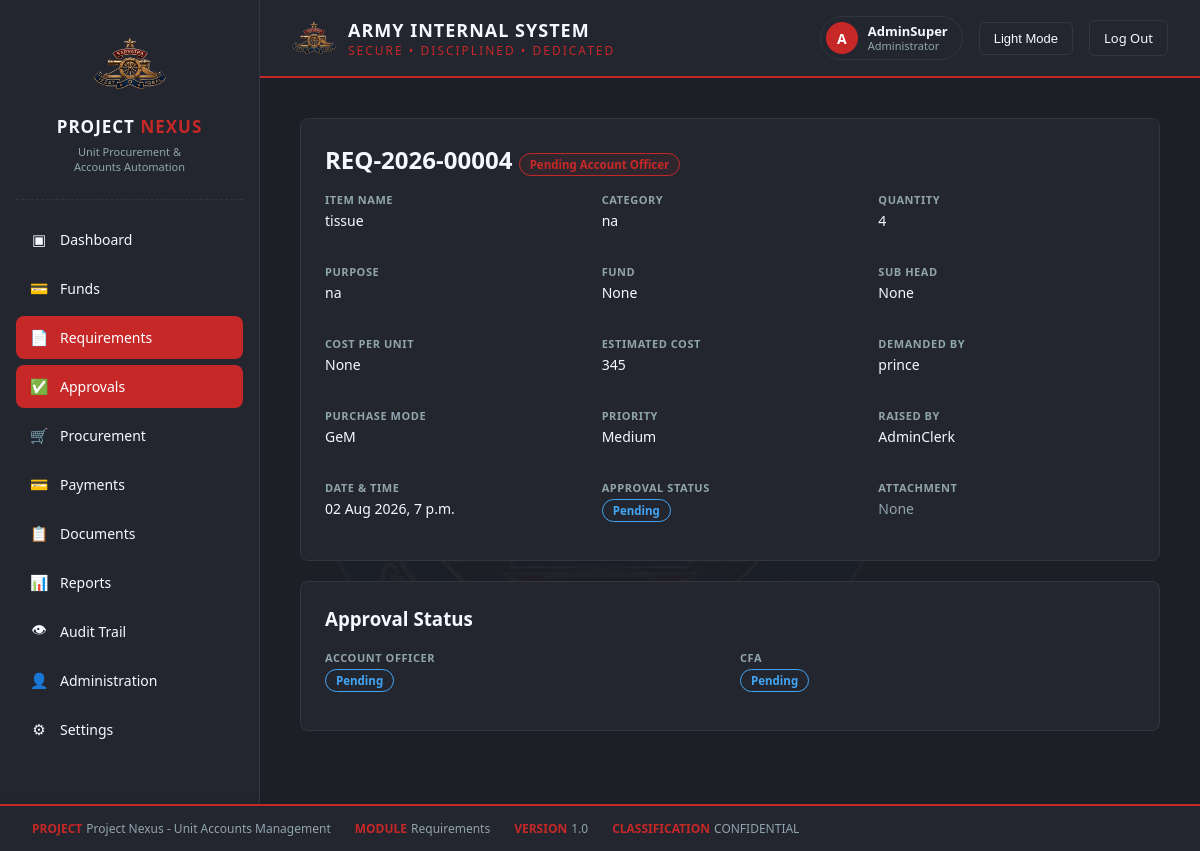
Before: /requirements/4/ (signed in) with the older database file.
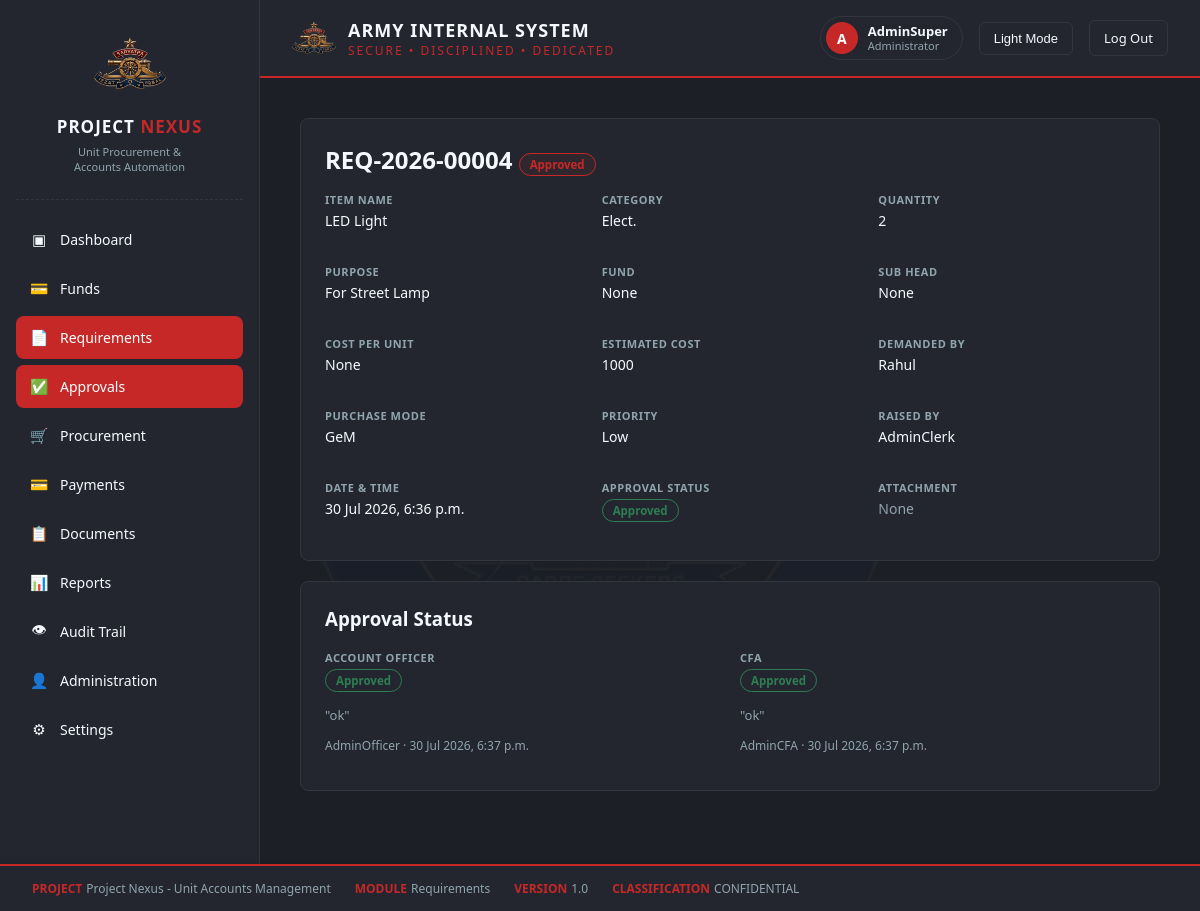
After: the same page with the newer database file.
### requirements_mgmt/models.py (models this page shows, shortened)
class Requirement(models.Model):
    WORKFLOW_CHOICES = [
        ("DRAFT", "Draft"),
        ("PENDING_AO", "Pending Account Officer"),
        ("AO_DENIED", "Returned by Account Officer"),
        ("PENDING_CFA", "Pending CFA"),
        ("CFA_DENIED", "Returned by CFA"),
        ("APPROVED", "Approved"),
    ]
    DECISION_CHOICES = [
        ("PENDING", "Pending"),
        ("APPROVED", "Approved"),
        ("DENIED", "Denied"),
    ]
    PURCHASE_MODE_CHOICES = [
        ("GEM", "GeM"),
        ("LOCAL", "Local"),
    ]
    PRIORITY_CHOICES = [
        ("LOW", "Low"),
        ("MEDIUM", "Medium"),
        ("HIGH", "High"),
    ]
    requirement_id = models.CharField(max_length=30, unique=True, editable=False)
    item_name = models.CharField(max_length=250)
    category = models.CharField(max_length=250)
    quantity = models.PositiveIntegerField()
    purpose = models.CharField(max_length=250)
    estimated_cost = models.CharField(max_length=250)
    cost_per_unit = models.CharField(max_length=250, blank=True, null=True)
    demanded_by = models.CharField(max_length=250, help_text="Who this item is being demanded for")
    fund_head = models.ForeignKey(
        "masterdata.FundHead",
        on_delete=models.PROTECT,
        related_name="requirements",
        null=True,
        blank=True,
    )
    sub_head = models.ForeignKey(
        "masterdata.SubHead",
        on_delete=models.PROTECT,
        related_name="requirements",
        null=True,
        blank=True,
    )
    purchase_mode = models.CharField(max_length=10, choices=PURCHASE_MODE_CHOICES)
    priority = models.CharField(max_length=10, choices=PRIORITY_CHOICES, default="MEDIUM")
    attachment = models.FileField(
        upload_to="requirement_attachments/%Y/%m/",
        blank=True,
        null=True,
        validators=[validate_attachment_size],
    )
    raised_by = models.ForeignKey(
        "authentication.User", on_delete=models.PROTECT, related_name="requirements_raised"
    )
    created_at = models.DateTimeField(auto_now_add=True)
    updated_at = models.DateTimeField(auto_now=True)
    workflow_status = models.CharField(max_length=20, choices=WORKFLOW_CHOICES, default="DRAFT")
    ao_status = models.CharField(max_length=10, choices=DECISION_CHOICES, default="PENDING")
    ao_remarks = models.TextField(blank=True, null=True)
    ao_acted_by = models.ForeignKey(
        "authentication.User", on_delete=models.SET_NULL, null=True, blank=True,
        related_name="requirements_ao_reviewed",
    )
    ao_acted_at = models.DateTimeField(null=True, blank=True)
    cfa_status = models.CharField(max_length=10, choices=DECISION_CHOICES, default="PENDING")
    cfa_remarks = models.TextField(blank=True, null=True)
    cfa_acted_by = models.ForeignKey(
        "authentication.User", on_delete=models.SET_NULL, null=True, blank=True,
        related_name="requirements_cfa_reviewed",
    )
    cfa_acted_at = models.DateTimeField(null=True, blank=True)
    class Meta:
        db_table = "req_requirements"
        ordering = ["-created_at"]
        verbose_name = "Requirement"
        verbose_name_plural = "Requirements"
    @property
    def is_editable(self):
        return self.workflow_status in ("DRAFT", "AO_DENIED", "CFA_DENIED")
    @property
    def simple_approval_status(self):
        if self.workflow_status == "APPROVED":
            return "Approved"
        if self.workflow_status in ("AO_DENIED", "CFA_DENIED"):
            return "Declined"
        return "Pending"

### authentication/models.py (models this page shows)
class User(AbstractUser):
    ROLE_CHOICES = [
        ('HEAD_CLERK', 'Head Clerk'),
        ('ACCOUNTS_CLERK', 'Accounts Clerk'),
        ('ACCOUNTS_JCO', 'Accounts JCO'),
        ('ACCOUNTS_OFFICER', 'Accounts Officer'),
        ('CFA', 'Competent Financial Authority (CFA)'),
        ('ADMINISTRATOR', 'Administrator'),
    ]
    STATUS_CHOICES = [
        ('ACTIVE', 'Active'),
        ('SUSPENDED', 'Suspended'),
        ('INACTIVE', 'Inactive'),
    ]
    id = models.UUIDField(primary_key=True, default=uuid.uuid4, editable=False)
    role = models.CharField(max_length=30, choices=ROLE_CHOICES, default='ACCOUNTS_CLERK')
    status = models.CharField(max_length=20, choices=STATUS_CHOICES, default='ACTIVE')
    class Meta:
        db_table = 'uams_users'

### requirements_mgmt/views.py (the view, shortened to what this page needs)
# urls.py: path('<int:pk>/', views.requirement_detail, name='requirement_detail'),
@login_required
def requirement_detail(request, pk):
    requirement = get_object_or_404(Requirement, pk=pk)
    role = request.user.role
    ao_form = None
    cfa_form = None
    can_act_as_ao = role == "ACCOUNTS_OFFICER" and requirement.workflow_status == "PENDING_AO"
    can_act_as_cfa = role == "CFA" and requirement.workflow_status == "PENDING_CFA"
    if ao_form is None and can_act_as_ao:
        ao_form = AODecisionForm(initial={"ao_status": "PENDING"})
    if cfa_form is None and can_act_as_cfa:
        cfa_form = CFADecisionForm(initial={"cfa_status": "PENDING"})
    return render(request, "requirements_mgmt/requirement_detail.html", {
        "requirement": requirement,
        "role": role,
        "active_nav": "requirements",
        "ao_form": ao_form,
        "cfa_form": cfa_form,
        "can_edit": requirement.is_editable and requirement.raised_by == request.user,
        "can_submit": requirement.is_editable and requirement.raised_by == request.user,
    })

### templates/requirements_mgmt/requirement_detail.html (shortened to what the changed rows need)
{% load static %}
<!DOCTYPE html>
<html lang="en">
<head>
  <link rel="stylesheet" href="{% static 'css/style.css' %}">
  <link rel="stylesheet" href="{% static 'css/requirement_form.css' %}">
</head>
<body>
<div class="app-layout">
  {% include 'partials/sidebar.html' with active_nav='requirements' %}
  <div class="main-content">
 {% include 'partials/header.html' with active_nav='requirements' %}
    <div class="dashboard-shell">
      <div class="card">
        <div class="rf-card-head">
          <h2 style="margin:0;">{{ requirement.requirement_id }} <span class="badge badge-workflow">{{ requirement.get_workflow_status_display }}</span></h2>
        </div>
        <div class="rf-grid-3" style="margin-top:16px;">
          <div><span class="rf-label">Item Name</span><p>{{ requirement.item_name }}</p></div>
          <div><span class="rf-label">Category</span><p>{{ requirement.category }}</p></div>
          <div><span class="rf-label">Quantity</span><p>{{ requirement.quantity }}</p></div>
          <div><span class="rf-label">Purpose</span><p>{{ requirement.purpose }}</p></div>
          <div><span class="rf-label">Fund</span><p>{{ requirement.fund_head }}</p></div>
          <div><span class="rf-label">Sub Head</span><p>{{ requirement.sub_head }}</p></div>
          <div><span class="rf-label">Cost Per Unit</span><p>{{ requirement.cost_per_unit }}</p></div>
          <div><span class="rf-label">Estimated Cost</span><p>{{ requirement.estimated_cost }}</p></div>
          <div><span class="rf-label">Demanded By</span><p>{{ requirement.demanded_by }}</p></div>
          <div><span class="rf-label">Purchase Mode</span><p>{{ requirement.get_purchase_mode_display }}</p></div>
          <div><span class="rf-label">Priority</span><p>{{ requirement.get_priority_display }}</p></div>
          <div><span class="rf-label">Raised By</span><p>{{ requirement.raised_by.username }}</p></div>
          <div><span class="rf-label">Date &amp; Time</span><p>{{ requirement.created_at|date:"d M Y, P" }}</p></div>
          <div><span class="rf-label">Approval Status</span><p><span class="badge badge-{{ requirement.simple_approval_status|lower }}">{{ requirement.simple_approval_status }}</span></p></div>
        </div>
      </div>
      <div class="card">
        <div class="rf-grid-2">
          <div>
            <span class="rf-label">Account Officer</span>
            <p><span class="badge badge-{{ requirement.ao_status|lower }}">{{ requirement.get_ao_status_display }}</span></p>
            {% if requirement.ao_remarks %}<p style="color:var(--text-secondary); font-size:13px;">"{{ requirement.ao_remarks }}"</p>{% endif %}
            {% if requirement.ao_acted_at %}<p style="color:var(--text-secondary); font-size:12px;">{{ requirement.ao_acted_by.username }} &middot; {{ requirement.ao_acted_at|date:"d M Y, P" }}</p>{% endif %}
          </div>
          <div>
            <span class="rf-label">CFA</span>
            <p><span class="badge badge-{{ requirement.cfa_status|lower }}">{{ requirement.get_cfa_status_display }}</span></p>
            {% if requirement.cfa_remarks %}<p style="color:var(--text-secondary); font-size:13px;">"{{ requirement.cfa_remarks }}"</p>{% endif %}
            {% if requirement.cfa_acted_at %}<p style="color:var(--text-secondary); font-size:12px;">{{ requirement.cfa_acted_by.username }} &middot; {{ requirement.cfa_acted_at|date:"d M Y, P" }}</p>{% endif %}
          </div>
        </div>
      </div>
    </div>
  </div>
</div>
</body>
</html>

Changed rows visible on the page:
changed Requirement "None": workflow_status "Pending Account Officer" → "Approved"; item_name "tissue" → "LED Light"; category "na" → "Elect."; quantity "4" → "2"; purpose "na" → "For Street Lamp"; estimated_cost "345" → "1000"; demanded_by "prince" → "Rahul"; priority "Medium" → "Low"; created_at "02 Aug 2026, 7 p.m." → "30 Jul 2026, 6:36 p.m."; simple_approval_status "Pending" → "Approved"; ao_status "Pending" → "Approved"; ao_remarks (not shown) → "ok"; ao_acted_by.username (not shown) → "AdminOfficer"; ao_acted_at (not shown) → "30 Jul 2026, 6:37 p.m."; cfa_status "Pending" → "Approved"; cfa_remarks (not shown) → "ok"; cfa_acted_by.username (not shown) → "AdminCFA"; cfa_acted_at (not shown) → "30 Jul 2026, 6:37 p.m."
